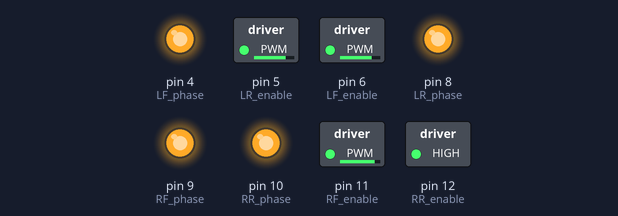
Bench run of a sketch on a simulated Arduino Uno, built with avr-gcc and run on an emulated ATmega328P. Shown: switched loads named in the sketch (green lamp = pin HIGH), output pins drawn as LEDs (lit = HIGH).

Above: at 0.1 s.
Timing chart, 0 to 1.6 s (numbered marks = the images above):
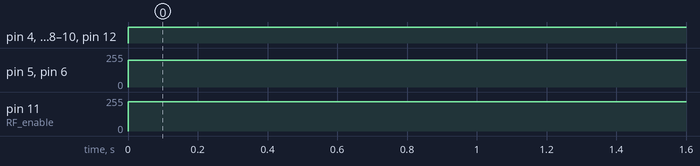

Measured:
- by itself, pin 4 (LF_phase), pin 8 (LR_phase), pin 9 (RF_phase), pin 10 (RR_phase), pin 12 (RR_enable): LOW → HIGH at 0.00 s
- by itself, pin 5 (LR_enable), pin 6 (LF_enable): 0/255 → 200/255 at 0.00 s
- by itself, pin 11 (RF_enable): 0/255 → 220/255 at 0.00 s

The sketch:

QuadMotorsOnly.ino
```cpp
// This is to test to ensure motors/drivers are working properly
//*note on driver 8835 MODE must have HIGH value (or hardwire to 5v)

const byte LF_enable = 6;  //PWM speed control
const byte LF_phase = 4;  //motor direction

const byte LR_enable = 5;  //PWM speed control
const byte LR_phase = 8;  //motor direction     ///**********************************check these**********************************

const byte RF_enable = 11;  //PWM speed control
const byte RF_phase = 9;  //motor direction

const byte RR_enable = 12;  //PWM speed control
const byte RR_phase = 10;  //motor direction

void setup() {
  // put your setup code here, to run once:
  pinMode(RF_enable, OUTPUT); //sets RF_enable pin as output (to determine SPEED)
  pinMode(RF_phase, OUTPUT); //sets RF_phase pin as output (to determine DIRECTION)
  pinMode(RR_enable, OUTPUT); //sets RR_enable pin as output (to determine SPEED)
  pinMode(RR_phase, OUTPUT); //sets RR_phase pin as output (to determine DIRECTION)

  pinMode(LF_enable, OUTPUT); //sets RF_enable pin as output (to determine SPEED)
  pinMode(LF_phase, OUTPUT); //sets RF_phase pin as output (to determine DIRECTION)
  pinMode(LR_enable, OUTPUT); //sets RR_enable pin as output (to determine SPEED)
  pinMode(LR_phase, OUTPUT); //sets RR_phase pin as output (to determine DIRECTION)

}

void loop() {
  // put your main code here, to run repeatedly:


digitalWrite(RR_phase, HIGH);
analogWrite(RR_enable,200);
digitalWrite(RF_phase, HIGH);
analogWrite(RF_enable,220);

digitalWrite(LR_phase, HIGH);
analogWrite(LR_enable,200);
digitalWrite(LF_phase, HIGH);
analogWrite(LF_enable,200);
}
```
